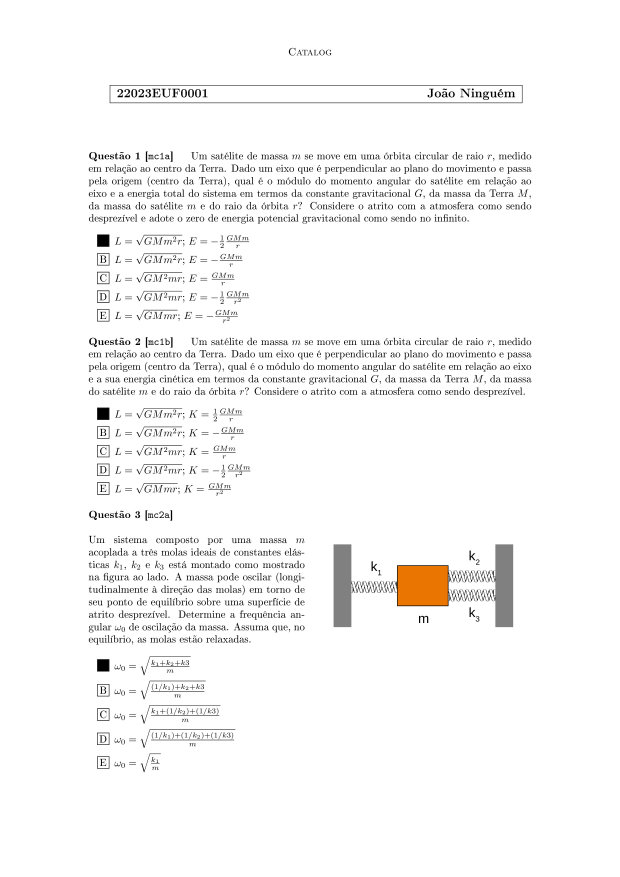
#> input picture OpenCV-Tests/data/splitted_pages-jpg/output-001.jpg, 2480 x 3508 px (shown at 1/4 size)
$ python split_euf_single.py
#> lines starting #> are read from the running program, lines starting #| are printed output that depends on the picture
import cv2 as cv
import numpy as np

page_img = cv.imread("data/splitted_pages-jpg/output-001.jpg", cv.IMREAD_UNCHANGED)
#> page_img is the input picture: shape (3508, 2480, 3); mean B, G, R 246.7, 247.1, 247.6
page_width = page_img.shape[1]
#> page_width = 2480

square_img = cv.imread("data/Items.jpg", cv.IMREAD_UNCHANGED)
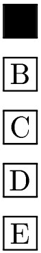
#> input picture OpenCV-Tests/data/Items.jpg, 41 x 253 px
#> square_img is the input picture: shape (253, 41, 4); mean B, G, R, A 190.9, 190.9, 190.9, 255
square_img = cv.cvtColor(square_img, cv.COLOR_BGRA2BGR)
#> square_img: shape (253, 41, 3)

if page_img is None:
    print("Error: Could not load page_img.")
if square_img is None:
    print("Error: Could not load square_img.")

print(f"page_img shape: {page_img.shape}, dtype: {page_img.dtype}")
#| page_img shape: (3508, 2480, 3), dtype: uint8
print(f"square_img shape: {square_img.shape}, dtype: {square_img.dtype}")
#| square_img shape: (253, 41, 3), dtype: uint8


result = cv.matchTemplate(page_img, square_img, cv.TM_CCOEFF)
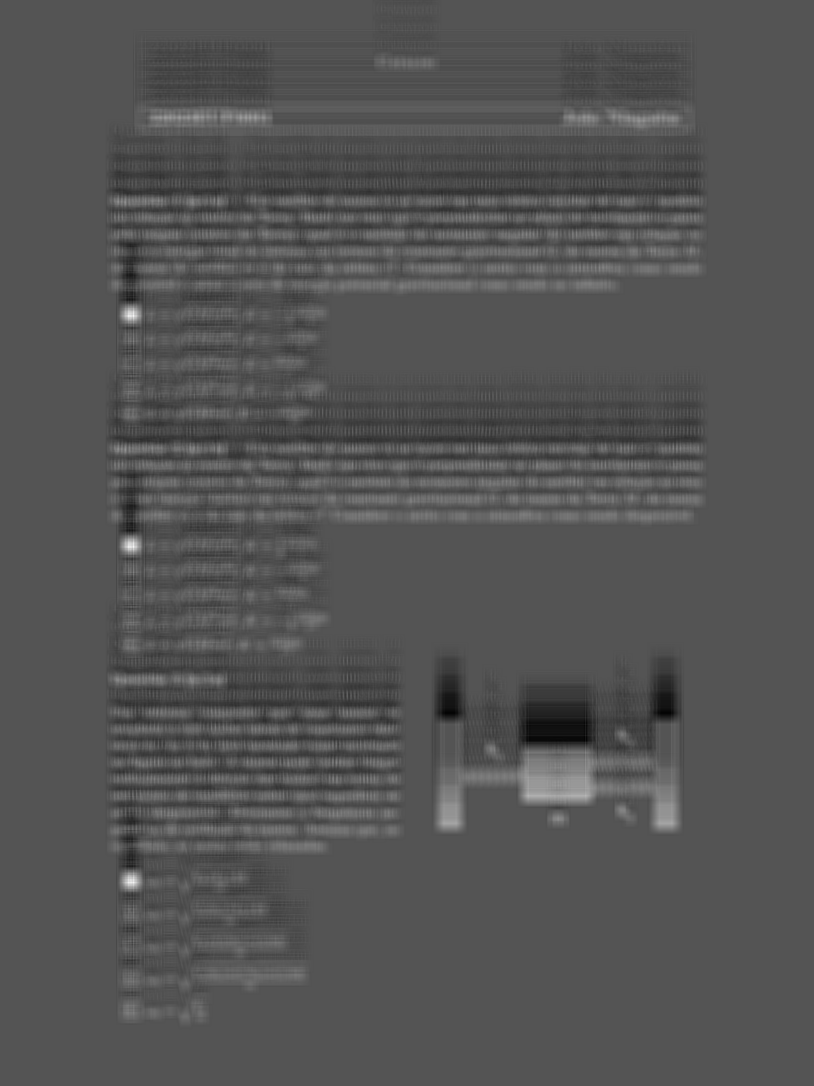
#> result: shape (3256, 2440) float32 (shown at 1/3 size); min -80834920, max 164370336, mean 2537.6; drawn with min black and max white

min_val, max_val, min_loc, max_loc = cv.minMaxLoc(result)
#> min_val = -80834920; max_val = 164370336; min_loc = (1753, 2220); max_loc = (400, 946)

quest_w = square_img.shape[1]
#> quest_w = 41
quest_h = square_img.shape[0]
#> quest_h = 253

max_loc_trans = np.array(max_loc) - np.array([-40, 20])
#> max_loc_trans = [440, 926]
top_left = max_loc_trans
#> top_left = [440, 926]

bottom_right = (top_left[0] + quest_w, top_left[1] + quest_h)
#> bottom_right = (481, 1179)
bottom_right_trans = (top_left[0] + quest_w + page_width-600, top_left[1] + quest_h + 120)
#> bottom_right_trans = (2361, 1299)

# Extract the region of interest (ROI) from the original image
roi = page_img[top_left[1]:bottom_right_trans[1], top_left[0]:bottom_right_trans[0]]
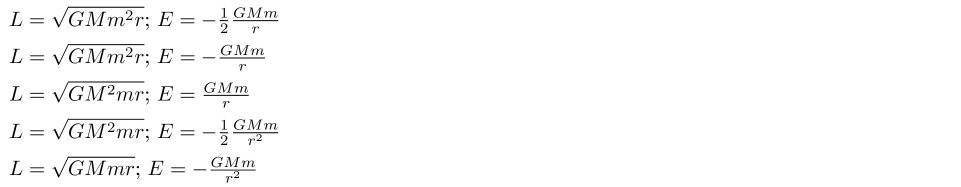
#> roi: shape (373, 1921, 3) (shown at 1/2 size); min 0, max 255, mean 250.4
# Save the extracted rectangle as a new image
output_roi_path = "output/extracted_rectangle.jpg"  # Change the path as needed
cv.imwrite(output_roi_path, roi)
print(f"Extracted rectangle saved at: {output_roi_path}")


cv.rectangle(page_img, top_left, bottom_right_trans, color=(0, 255, 0),
             thickness=2, lineType=cv.LINE_4)

# Save the image with a rectangle
output_path = "output/matched_result.jpg"  # Change the path as needed
cv.imwrite(output_path, page_img)
print(f"Image saved at: {output_path}")


# cv.imshow("Result", page_img)
# cv.waitKey()
